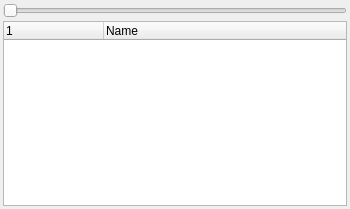
<?xml version="1.0" encoding="UTF-8"?>
<ui version="4.0">
 <class>IPoiPropSetup</class>
 <widget class="QWidget" name="IPoiPropSetup">
  <property name="geometry">
   <rect>
    <x>0</x>
    <y>0</y>
    <width>350</width>
    <height>209</height>
   </rect>
  </property>
  <property name="windowTitle">
   <string>Form</string>
  </property>
  <layout class="QVBoxLayout" name="verticalLayout">
   <property name="spacing">
    <number>3</number>
   </property>
   <property name="leftMargin">
    <number>3</number>
   </property>
   <property name="topMargin">
    <number>3</number>
   </property>
   <property name="rightMargin">
    <number>3</number>
   </property>
   <property name="bottomMargin">
    <number>3</number>
   </property>
   <item>
    <widget class="QSlider" name="sliderOpacity">
     <property name="toolTip">
      <string>&lt;html&gt;&lt;head/&gt;&lt;body&gt;&lt;p&gt;Change opacity of map&lt;/p&gt;&lt;/body&gt;&lt;/html&gt;</string>
     </property>
     <property name="orientation">
      <enum>Qt::Orientation::Horizontal</enum>
     </property>
    </widget>
   </item>
   <item>
    <widget class="CPoiTreeWidgetCategories" name="treeWidgetCategories">
     <property name="selectionMode">
      <enum>QAbstractItemView::SelectionMode::SingleSelection</enum>
     </property>
     <property name="wordWrap">
      <bool>false</bool>
     </property>
     <property name="columnCount">
      <number>2</number>
     </property>
     <column>
      <property name="text">
       <string notr="true"/>
      </property>
     </column>
     <column>
      <property name="text">
       <string>Name</string>
      </property>
     </column>
    </widget>
   </item>
  </layout>
 </widget>
 <customwidgets>
  <customwidget>
   <class>CPoiTreeWidgetCategories</class>
   <extends>QTreeWidget</extends>
   <header>poi/CPoiTreeWidgetCategories.h</header>
  </customwidget>
 </customwidgets>
 <resources/>
 <connections/>
</ui>
